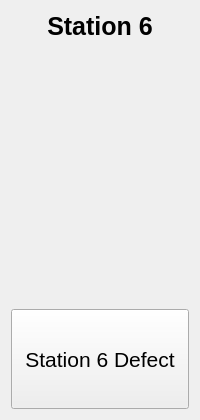
        <widget class="QWidget" name="page_13">
         <layout class="QVBoxLayout" name="verticalLayout_7">
          <item>
           <widget class="QLabel" name="labelStation1_6">
            <property name="sizePolicy">
             <sizepolicy hsizetype="Preferred" vsizetype="Fixed">
              <horstretch>0</horstretch>
              <verstretch>0</verstretch>
             </sizepolicy>
            </property>
            <property name="minimumSize">
             <size>
              <width>0</width>
              <height>30</height>
             </size>
            </property>
            <property name="font">
             <font>
              <pointsize>19</pointsize>
              <weight>75</weight>
              <bold>true</bold>
             </font>
            </property>
            <property name="text">
             <string>Station 6</string>
            </property>
            <property name="alignment">
             <set>Qt::AlignCenter</set>
            </property>
           </widget>
          </item>
          <item>
           <widget class="QWidget" name="topThreeStation6" native="true">
            <property name="minimumSize">
             <size>
              <width>0</width>
              <height>125</height>
             </size>
            </property>
            <layout class="QVBoxLayout" name="mplvlTopThree_6">
             <property name="spacing">
              <number>2</number>
             </property>
             <property name="margin">
              <number>2</number>
             </property>
            </layout>
           </widget>
          </item>
          <item>
           <widget class="QWidget" name="station6LineAverage" native="true">
            <property name="minimumSize">
             <size>
              <width>0</width>
              <height>125</height>
             </size>
            </property>
            <layout class="QVBoxLayout" name="mplvlExpAvg_6">
             <property name="margin">
              <number>2</number>
             </property>
            </layout>
           </widget>
          </item>
          <item>
           <widget class="QPushButton" name="pushButtonDefect_6">
            <property name="minimumSize">
             <size>
              <width>0</width>
              <height>100</height>
             </size>
            </property>
            <property name="font">
             <font>
              <pointsize>16</pointsize>
             </font>
            </property>
            <property name="text">
             <string>Station 6 Defect</string>
            </property>
           </widget>
          </item>
         </layout>
        </widget>
